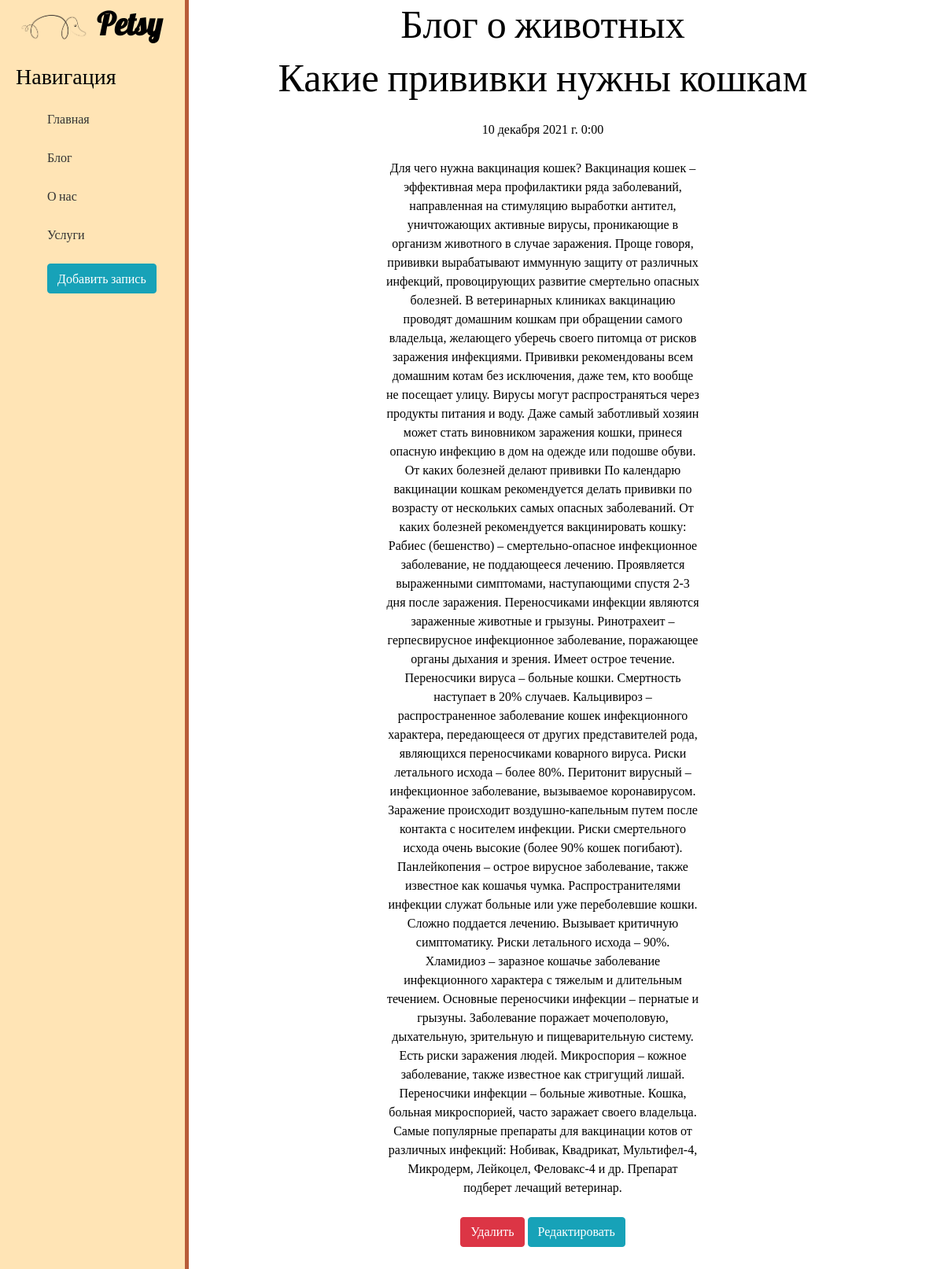
The app's page /blog/4 with its own data.
### blog/models.py (models this page shows, shortened)
class Article(models.Model):
    title = models.CharField('Название статьи', max_length=100)
    anons = models.CharField('Анонс', max_length=250)
    full_text = models.TextField('Статья')
    date = models.DateTimeField('Дата публикации')
    class Meta:
        verbose_name = 'Статья'
        verbose_name_plural = 'Статьи'

### blog/views.py (the view)
# urls.py: path('<int:pk>', views.BlogDetailView.as_view(), name='blog-detail'),
class BlogDetailView(DetailView):
    model = Article
    template_name = 'blog/detail_view.html'
    context_object_name = 'article'

### blog/templates/blog/detail_view.html (shortened to what this page needs)
{% extends 'main/layout.html' %}
{% block content %}
    <div class="features">
        <h1>Блог о животных</h1>
        <h1>{{ article.title }}</h1>
        <p>{{ article.date }}</p>
        <p>{{ article.full_text }}</p>
        <a href="{% url 'blog-delete' article.id %}" class="btn btn-danger">Удалить</a>
        <a href="{% url 'blog-update' article.id %}" class="btn btn-info">Редактировать</a>
    </div>
{% endblock %}

### main/static/main/css/main.css (style rules this page uses)
body { background: #FFEEDB; color: #000000; }
main .features { font-family: 'Rajdhani'; float: left; color: #000000; margin-top 100px; text-align: center; width: 75% }
main .features h1 { font-size: 50px; font-family: 'Lobster'; }
main .features p { max-width: 400px; margin: 25px auto }

### records on screen
Article: title "Какие прививки нужны кошкам", date "10 декабря 2021 г. 0:00", full_text "Для чего нужна вакцинация кошек? Вакцинация кошек – эффективная мера профилактики ряда заболеваний, направленная на стимуляцию выработки антител, уничтожающих активные вирусы, проникающие в организм животного в случае заражения. Проще говоря, прививки вырабатывают иммунную защиту от различных инфекций, провоцирующих развитие смертельно опасных болезней. В ветеринарных клиниках вакцинацию проводят домашним кошкам при обращении самого владельца, желающего уберечь своего питомца от рисков заражения инфекциями. Прививки рекомендованы всем домашним котам без исключения, даже тем, кто вообще не посещает улицу. Вирусы могут распространяться через продукты питания и воду. Даже самый заботливый…"
